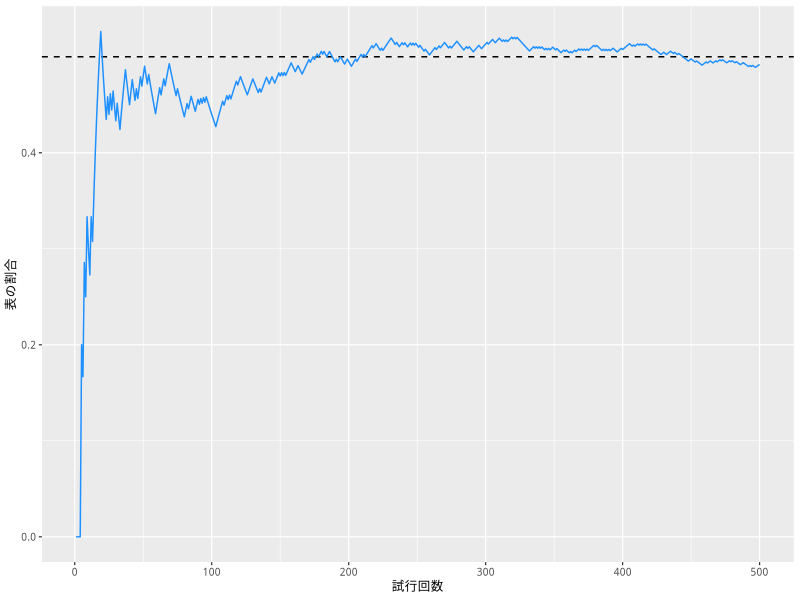
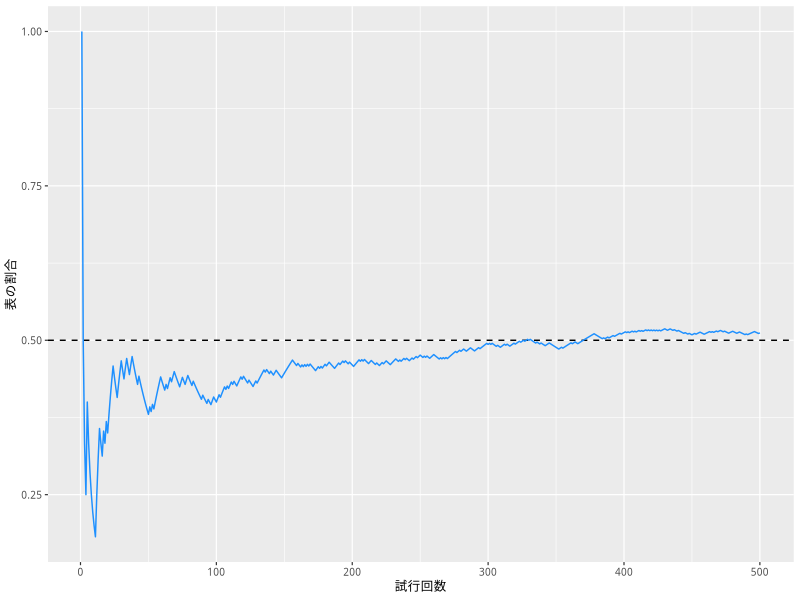
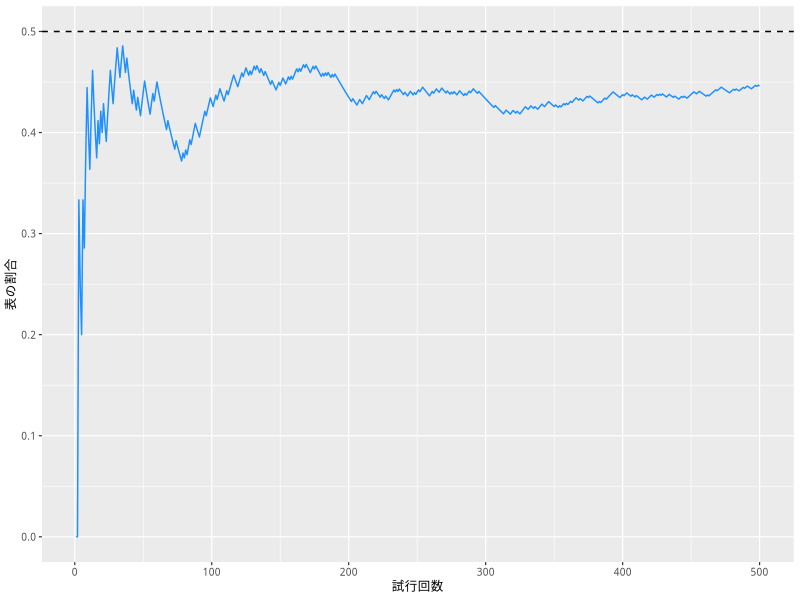

The R source for these figures, in order:
## ---- chunk 1
#| include: false

if (knitr::is_latex_output()) {
  knitr::opts_chunk$set(dev = 'cairo_pdf')
}
## ---- chunk 2
#| echo: false
#| message:  false

library(tidyverse)
my_font <- 'HiraginoSans-W3'
theme_set(theme_gray(base_size = 9,
                     base_family = my_font))
## ---- chunk 3
coin <- c('表', '裏')
n_flips <- 500 # コインを投げる回数
ratio_1 <- rep(NA, n_flips) # 結果の記録
## ---- chunk 4
coins_1 <- sample(coin, size = n_flips, replace = TRUE)
for (i in 1 : n_flips) {
  n_head <- sum(coins_1[1 : i] == '表') # i回目までに何回表が出たか
  ratio_1[i] <- n_head / i              # i回目までの表の比率を計算
}
## ---- chunk 5
df2 <- tibble(N = 1 : n_flips,
              ratio_1 = ratio_1)
p1 <- ggplot(df2, aes(x = N, y = ratio_1)) +
  geom_hline(yintercept = 0.5,
             linetype   = 'dashed') +
  geom_line(color = 'dodgerblue') +
  labs(x = '試行回数',
       y = '表の割合')
plot(p1)
## ---- chunk 6
ratio_2 <- rep(NA, n_flips)
coins_2 <- sample(coin, size = n_flips, replace = TRUE)
for (i in 1 : n_flips) {
  n_head <- sum(coins_2[1 : i] == '表')
  ratio_2[i] <- n_head / i
}
df2$ratio_2 <- ratio_2
p2 <- ggplot(df2, aes(x = N, y = ratio_2)) +
  geom_hline(yintercept = 0.5,
             linetype   = 'dashed') +
  geom_line(color = 'dodgerblue') +
  labs(x = '試行回数',
       y = '表の割合')
plot(p2)
## ---- chunk 7
ratio_3 <- rep(NA, n_flips)
coins_3 <- sample(coin, size = n_flips, replace = TRUE)
for (i in 1 : n_flips) {
  n_head <- sum(coins_3[1 : i] == '表')
  ratio_3[i] <- n_head / i
}
df2$ratio_3 <- ratio_3
p3 <- ggplot(df2, aes(x = N, y = ratio_3)) +
  geom_hline(yintercept = 0.5,
             linetype   = 'dashed') +
  geom_line(color = 'dodgerblue') +
  labs(x = '試行回数',
       y = '表の割合')
plot(p3)
